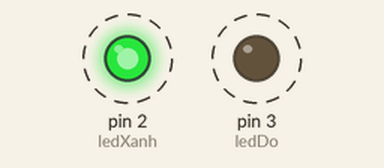
This sketch was run on a simulated Arduino Uno, built with avr-gcc and run on an emulated ATmega328P. Shown: output pins drawn as LEDs (lit = HIGH). Dashed ring = blinking.

Above: at 0.2 s.
Timing chart, 0 to 3.0 s (numbered marks = the images above):
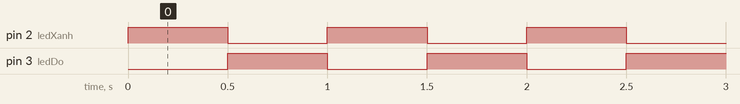

The sketch:

2led_3led.ino
```cpp
int ledXanh = 2;
int ledDo = 3;

void setup() {
  pinMode(ledXanh, OUTPUT);
  pinMode(ledDo, OUTPUT);
}

void loop() {
  digitalWrite(ledXanh, HIGH);
  digitalWrite(ledDo, LOW);
  delay(500);

  digitalWrite(ledXanh, LOW);
  digitalWrite(ledDo, HIGH);
  delay(500);
}
```

Measured:
- by itself, pin 2 (ledXanh), pin 3 (ledDo): alternates HIGH for 0.50 s and LOW for 0.50 s
